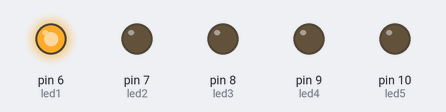
A sketch run on a simulated Arduino Uno, built with avr-gcc and run on an emulated ATmega328P. Shown: output pins drawn as LEDs (lit = HIGH).

Above: at 1.0 s.
At 3.0 s:
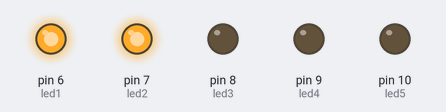
At 5.0 s:
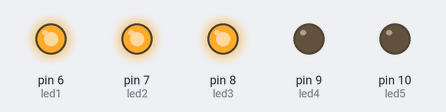
At 7.0 s:
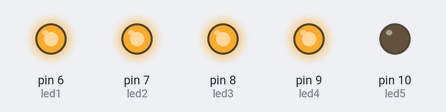
At 9.0 s:
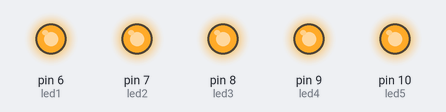
At 11.0 s:
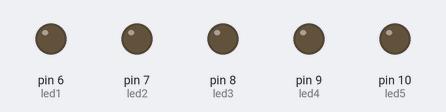
Timing chart, 0 to 15.6 s (numbered marks = the images above):
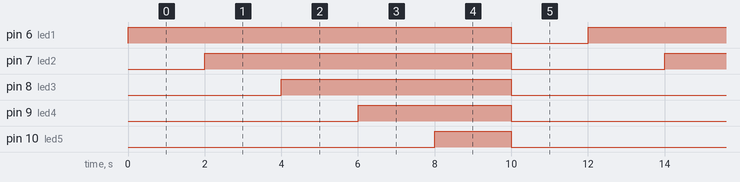

Measured:
- by itself, pin 6 (led1): alternates HIGH for 10.0 s and LOW for 2.0 s
- by itself, pin 7 (led2): alternates HIGH for 8.0 s and LOW for 4.0 s
- by itself, pin 8 (led3): alternates HIGH for 6.0 s and LOW for 6.0 s
- by itself, pin 9 (led4): alternates HIGH for 4.0 s and LOW for 8.0 s
- by itself, pin 10 (led5): alternates HIGH for 2.0 s and LOW for 10.0 s

The sketch:

_exercicio_31.ino
```cpp
const int led1 = 6;
const int led2 = 7;
const int led3 = 8;
const int led4 = 9;
const int led5 = 10;


 void setup()
 {

      pinMode(led1, OUTPUT);
      pinMode(led2, OUTPUT);
      pinMode(led3, OUTPUT);
      pinMode(led4, OUTPUT);
      pinMode(led5, OUTPUT);
       //Serial.begin(9600);
 }


 void loop()
 {

       digitalWrite(led1, HIGH);
       delay(2000);

       digitalWrite(led2, HIGH);
       delay(2000);

       digitalWrite(led3, HIGH);
       delay(2000);

       digitalWrite(led4, HIGH);
       delay(2000);

       digitalWrite(led5, HIGH);
       delay(2000);

       digitalWrite(led1, LOW);
       digitalWrite(led2, LOW);
       digitalWrite(led3, LOW);
       digitalWrite(led4, LOW);
       digitalWrite(led5, LOW);
       delay(2000);
 }
```
